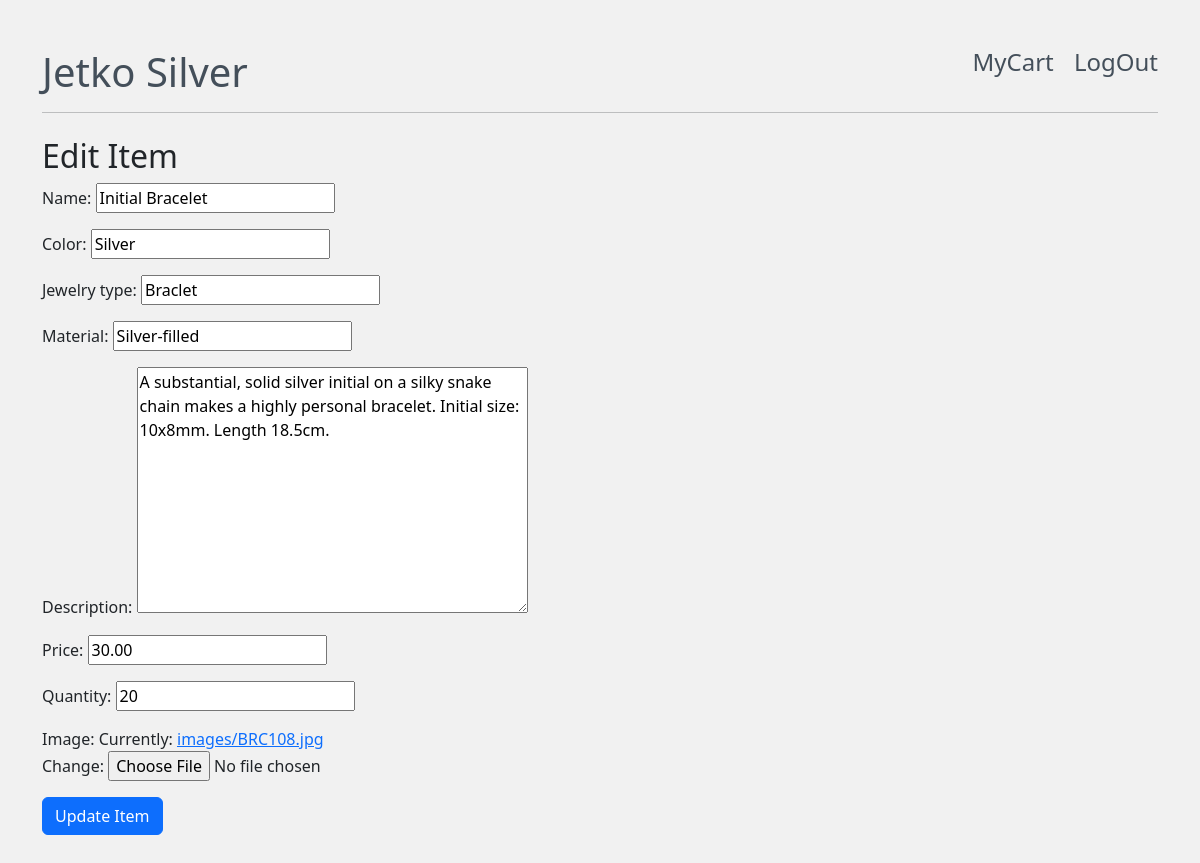
Screenshot of /edit_item/5/ (signed in) with the database file from the repository.
### jetkoSilver/models.py (models this page shows, shortened)
class Product(models.Model):
    name = models.CharField(max_length=100)
    brand = models.CharField(max_length=100)
    description = models.TextField()
    material = models.CharField(max_length=100)
    color = models.CharField(max_length=100)
    jewelry_type = models.CharField(max_length=100)
    price = models.DecimalField(max_digits=10, decimal_places=2)
    quantity = models.IntegerField()
    image = models.ImageField(upload_to="images/")
    created_at = models.DateTimeField(auto_now_add=True)
    class Meta:
        verbose_name_plural = "Product informations"

### jetkoSilver/views.py (the view)
# urls.py: path('edit_item/<int:item_id>/', edit_item, name='edit_item'),
@login_required
def edit_item(request, item_id):
    item = get_object_or_404(Product, id=item_id)
    if request.method == 'POST':
        form = ItemForm(request.POST, instance=item)
        if form.is_valid():
            form.save()
            return redirect('jewellery_details', jewellery_id=item.id)
    else:
        form = ItemForm(instance=item)
    return render(request, 'edit_product.html', {'form': form, 'item': item})

### jetkoSilver/forms.py
class ItemForm(forms.ModelForm):
    class Meta:
        model = Product
        fields = ['name', 'color', 'jewelry_type', 'material', 'description', 'price', 'quantity', 'image']

### jetkoSilver/templates/edit_product.html (shortened to what this page needs)
<!DOCTYPE html>
<html lang="en">
<head>
    <link href="https://cdn.jsdelivr.net/npm/bootstrap@5.3.0/dist/css/bootstrap.min.css" rel="stylesheet">
</head>
<body class="container">
{% include 'header.html' %}<hr>
{% block content %}
    <div class="mt-4">
          <h2>Edit Item</h2>
          <form method="post">
            {{ form.as_p }}
            <button type="submit" class="btn btn-primary mb-5">Update Item</button>
          </form>
    </div>
{% endblock %}
</body>
</html>

### jetkoSilver/templates/edit_product.html (style rules this page uses)
body { background-color: #f1f1f1; }

### rows the page displays
Product: name "Initial Bracelet", color "Silver", jewelry_type "Braclet", material "Silver-filled", description "A substantial, solid silver initial on a silky snake chain makes a highly personal bracelet. Initial size: 10x8mm. Length 18.5cm.", price "30.00", quantity "20"
